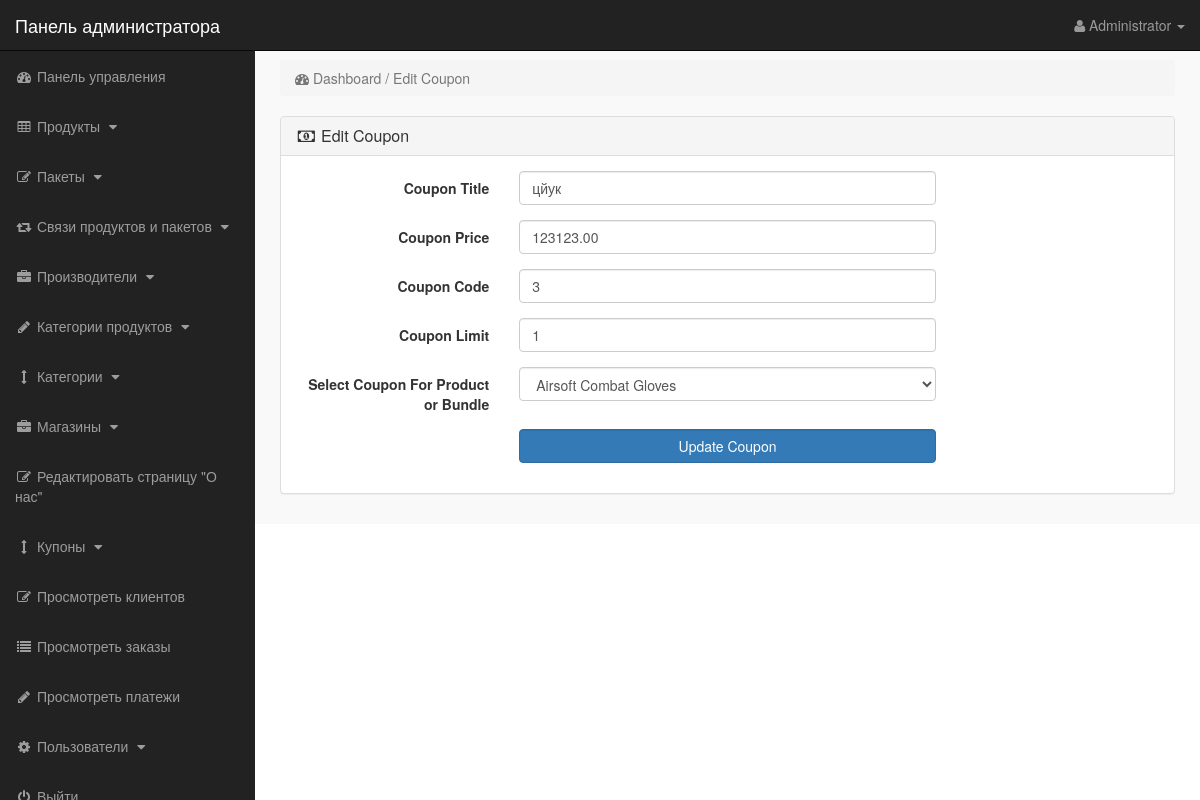
Page /admin_area/index.php?edit_coupon=1 (signed in) on the committed database.
### tables this page shows
CREATE TABLE `coupons` (
  `coupon_id` int(11) NOT NULL,
  `coupon_title` varchar(255) NOT NULL,
  `coupon_price` decimal(10,2) NOT NULL,
  `coupon_code` varchar(255) NOT NULL,
  `coupon_limit` int(11) NOT NULL,
  `coupon_used` int(11) NOT NULL DEFAULT 0,
  `product_id` int(11) NOT NULL
);

CREATE TABLE `products` (
  `product_id` int(10) NOT NULL,
  `p_cat_id` int(10) NOT NULL,
  `cat_id` int(10) NOT NULL,
  `manufacturer_id` int(10) NOT NULL,
  `date` timestamp NOT NULL DEFAULT current_timestamp() ON UPDATE current_timestamp(),
  `product_title` mediumtext NOT NULL,
  `product_url` mediumtext NOT NULL,
  `product_img1` mediumtext NOT NULL,
  `product_img2` mediumtext NOT NULL,
  `product_img3` mediumtext NOT NULL,
  `product_price` int(10) NOT NULL,
  `product_psp_price` int(100) NOT NULL,
  `product_desc` mediumtext NOT NULL,
  `product_features` mediumtext NOT NULL,
  `product_video` mediumtext NOT NULL,
  `product_keywords` mediumtext NOT NULL,
  `product_label` mediumtext NOT NULL,
  `status` varchar(255) NOT NULL
);

### admin_area/edit_coupon.php (the view, shortened to what this page needs)
<?php
if (!isset($_SESSION['admin_email'])) {
    echo "<script>window.open('login.php', '_self')</script>";
} else {
?>
    <?php
    if (isset($_GET['edit_coupon'])) {
        $edit_id = $_GET['edit_coupon'];
        $edit_coupon = "SELECT * FROM coupons WHERE coupon_id='$edit_id'";
        $run_edit = mysqli_query($con, $edit_coupon);
        $row_edit = mysqli_fetch_array($run_edit);
        $c_title = $row_edit['coupon_title'];
        $c_price = $row_edit['coupon_price'];
        $c_code = $row_edit['coupon_code'];
        $c_limit = $row_edit['coupon_limit'];
        $p_id = $row_edit['product_id'];
        $get_products = "SELECT * FROM products WHERE product_id='$p_id'";
        $run_products = mysqli_query($con, $get_products);
        $row_products = mysqli_fetch_array($run_products);
        $product_id = $row_products['product_id'];
        $product_title = $row_products['product_title'];
    }
    ?>
    <div class="row">
        <div class="col-lg-12">
            <ol class="breadcrumb">
                <li class="active">
                    <i class="fa fa-dashboard"></i> Dashboard / Edit Coupon
                </li>
            </ol>
        </div>
    </div>
    <div class="row">
        <div class="col-lg-12">
            <div class="panel panel-default">
                <div class="panel-heading">
                    <h3 class="panel-title">
                        <i class="fa fa-money fa-fw"></i> Edit Coupon
                    </h3>
                </div>
                <div class="panel-body">
                    <form class="form-horizontal" method="post" action="">
                        <div class="form-group">
                            <label class="col-md-3 control-label">Coupon Title</label>
                            <div class="col-md-6">
                                <input type="text" name="coupon_title" class="form-control" value="<?php echo $c_title; ?>">
                            </div>
                        </div>
                        <div class="form-group">
                            <label class="col-md-3 control-label">Coupon Price</label>
                            <div class="col-md-6">
                                <input type="text" name="coupon_price" class="form-control" value="<?php echo $c_price; ?>">
                            </div>
                        </div>
                        <div class="form-group">
                            <label class="col-md-3 control-label">Coupon Code</label>
                            <div class="col-md-6">
                                <input type="text" name="coupon_code" class="form-control" value="<?php echo $c_code; ?>">
                            </div>
                        </div>
                        <div class="form-group">
                            <label class="col-md-3 control-label">Coupon Limit</label>
                            <div class="col-md-6">
                                <input type="number" name="coupon_limit" value="<?php echo $c_limit; ?>" class="form-control">
                            </div>
                        </div>
                        <div class="form-group">
                            <label class="col-md-3 control-label">Select Coupon For Product or Bundle</label>
                            <div class="col-md-6">
                                <select name="product_id" class="form-control">
                                    <option value="<?php echo $product_id; ?>"><?php echo $product_title; ?></option>
                                </select>
                            </div>
                        </div>
                        <div class="form-group">
                            <label class="col-md-3 control-label"></label>
                            <div class="col-md-6">
                                <input type="submit" name="update" class="btn btn-primary form-control" value="Update Coupon">
                            </div>
                        </div>
                    </form>
                </div>
            </div>
        </div>
    </div>
    <?php
}
?>

### admin_area/includes/sidebar.php (shortened to what this page needs)
<?php
if (!isset($_SESSION['admin_email'])) {
    echo "<script>window.open('login.php','_self')</script>";
} else {
    ?>
    <nav class="navbar navbar-inverse navbar-fixed-top">
        <div class="navbar-header">
            <a class="navbar-brand" href="index.php?dashboard">Панель администратора</a>
        </div>
        <ul class="nav navbar-right top-nav">
            <li class="dropdown">
                <a href="#" class="dropdown-toggle" data-toggle="dropdown">
                    <i class="fa fa-user"></i>
                    <?php echo $admin_name; ?> <b class="caret"></b>
                </a>
            </li>
        </ul>
        <div class="collapse navbar-collapse navbar-ex1-collapse">
            <ul class="nav navbar-nav side-nav">
                <li>
                    <a href="index.php?dashboard">
                        <i class="fa fa-fw fa-dashboard"></i> Панель управления
                    </a>
                </li>
                <li>
                    <a href="#" data-toggle="collapse" data-target="#products">
                        <i class="fa fa-fw fa-table"></i> Продукты
                        <i class="fa fa-fw fa-caret-down"></i>
                    </a>
                </li>
                <li>
                    <a href="#" data-toggle="collapse" data-target="#bundles">
                        <i class="fa fa-fw fa-edit"></i> Пакеты
                        <i class="fa fa-fw fa-caret-down"></i>
                    </a>
                </li>
                <li>
                    <a href="#" data-toggle="collapse" data-target="#relations">
                        <i class="fa fa-fw fa-retweet"></i> Связи продуктов и пакетов
                        <i class="fa fa-fw fa-caret-down"></i>
                    </a>
                </li>
                <li>
                    <a href="#" data-toggle="collapse" data-target="#manufacturers">
                        <i class="fa fa-fw fa-briefcase"></i> Производители
                        <i class="fa fa-fw fa-caret-down"></i>
                    </a>
                </li>
                <li>
                    <a href="#" data-toggle="collapse" data-target="#p_cat">
                        <i class="fa fa-fw fa-pencil"></i> Категории продуктов
                        <i class="fa fa-fw fa-caret-down"></i>
                    </a>
                </li>
                <li>
                    <a href="#" data-toggle="collapse" data-target="#cat">
                        <i class="fa fa-fw fa-arrows-v"></i> Категории
                        <i class="fa fa-fw fa-caret-down"></i>
                    </a>
                </li>
                <li>
                    <a href="#" data-toggle="collapse" data-target="#store">
                        <i class="fa fa-fw fa-briefcase"></i> Магазины
                        <i class="fa fa-fw fa-caret-down"></i>
                    </a>
                </li>
                <li>
                    <a href="index.php?edit_about_us">
                        <i class="fa fa-fw fa-edit"></i> Редактировать страницу "О нас"
                    </a>
                </li>
                <li>
                    <a href="#" data-toggle="collapse" data-target="#coupons">
                        <i class="fa fa-fw fa-arrows-v"></i> Купоны
                        <i class="fa fa-fw fa-caret-down"></i>
                    </a>
                </li>
                <li>
                    <a href="index.php?view_customers">
                        <i class="fa fa-fw fa-edit"></i> Просмотреть клиентов
                    </a>
                </li>
                <li>
                    <a href="index.php?view_orders">
                        <i class="fa fa-fw fa-list"></i> Просмотреть заказы
                    </a>
                </li>
                <li>
                    <a href="index.php?view_payments">
                        <i class="fa fa-fw fa-pencil"></i> Просмотреть платежи
                    </a>
                </li>
                <li>
                    <a href="#" data-toggle="collapse" data-target="#users">
                        <i class="fa fa-fw fa-gear"></i> Пользователи
                        <i class="fa fa-fw fa-caret-down"></i>
                    </a>
                </li>
                <li>
                    <a href="logout.php">
                        <i class="fa fa-fw fa-power-off"></i> Выйти
                    </a>
                </li>
            </ul>
        </div>
    </nav>
<?php } ?>

### admin_area/css/style.css (style rules this page uses)
body { margin-top:100px; }
@media (min-width: 768px) { body { margin-top:50px; } }
.top-nav { padding:0 15px; }
.top-nav>li { display:inline-block; float:left; }
.top-nav>li>a { padding-top:15px; padding-bottom:15px; line-height:20px; color:#999; }
@media (min-width: 768px) { .side-nav { position:fixed; top:51px; width:255px; border-radius:0; overflow-y:auto; background-color: #222; bottom:0; overflow-x:hidden; padding-bottom:40px; } }
@media (min-width: 768px) { .side-nav>li>a { width:255px; } }
.panel-body { border-radius:5px; }

### rows in the picture
coupons: coupon_title "цйук", coupon_price "123123.00", coupon_code "3", coupon_limit "1"
products: product_id "Airsoft Combat Gloves"

### other values in the picture
$admin_name "Administrator"
